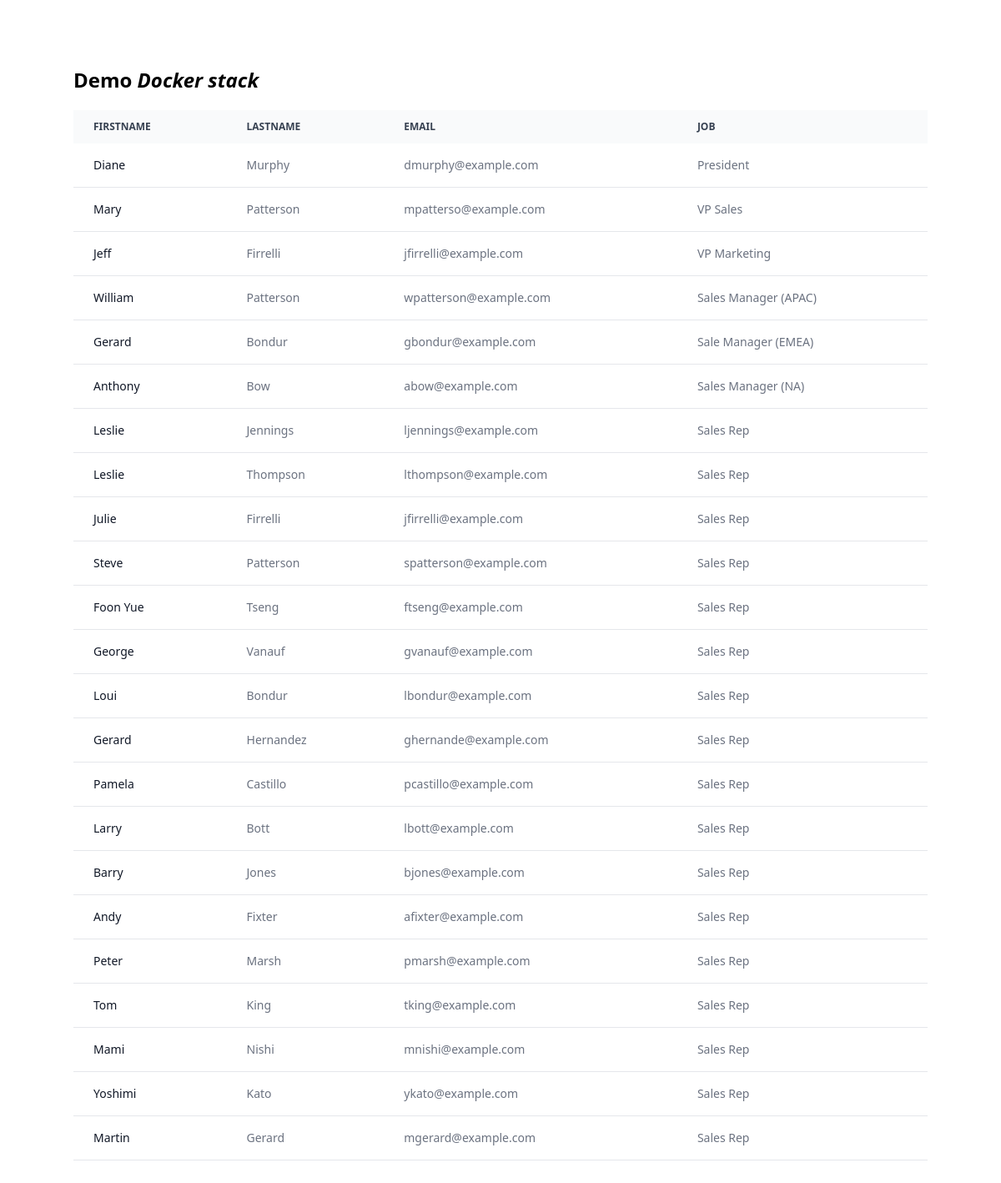
Page /src/demo/index.php on the committed database.
### tables this page shows
CREATE TABLE `employees` (
  `id` int(10) UNSIGNED NOT NULL,
  `id_office` int(10) UNSIGNED NOT NULL,
  `reports_to` int(10) UNSIGNED DEFAULT NULL,
  `first_name` varchar(64) NOT NULL DEFAULT '',
  `last_name` varchar(64) NOT NULL DEFAULT '',
  `email` varchar(255) NOT NULL DEFAULT '',
  `job_title` varchar(64) NOT NULL DEFAULT ''
);

### src/demo/index.php (the view, shortened to what this page needs)
<?php
$con = connect();
$employees = $con->query('SELECT * from employees')->fetchAll(PDO::FETCH_OBJ);
?>
<!DOCTYPE html>
<html lang="en">
<head>
  <script src="https://cdn.tailwindcss.com"></script>
</head>
<body>
  <div class="container mx-auto my-20">
    <div>
      <h1 class="font-bold text-2xl mb-5">Demo <i>Docker stack</i></h1>
    </div>
    <div class="overflow-x-auto relative">
      <table class="w-full text-sm text-left text-gray-500 dark:text-gray-400">
        <thead class="text-xs text-gray-700 uppercase bg-gray-50 dark:bg-gray-700 dark:text-gray-400">
          <tr>
            <th scope="col" class="py-3 px-6">
              Firstname
            </th>
            <th scope="col" class="py-3 px-6">
              Lastname
            </th>
            <th scope="col" class="py-3 px-6">
              Email
            </th>
            <th scope="col" class="py-3 px-6">
              Job
            </th>
          </tr>
        </thead>
        <tbody>
          <?php foreach ($employees as $employee) : ?>
            <tr class="bg-white border-b dark:bg-gray-800 dark:border-gray-700">
              <th scope="row" class="py-4 px-6 font-medium text-gray-900 whitespace-nowrap dark:text-white">
                <?php echo $employee->first_name ?>
              </th>
              <td class="py-4 px-6">
                <?php echo $employee->last_name ?>
              </td>
              <td class="py-4 px-6">
                <?php echo $employee->email ?>
              </td>
              <td class="py-4 px-6">
                <?php echo $employee->job_title ?>
              </td>
            </tr>
          <?php endforeach; ?>
        </tbody>
      </table>
    </div>
  </div>
</body>
</html>

### rows in the picture
employees: first_name "Diane", last_name "Murphy", email "dmurphy@example.com", job_title "President"
employees: first_name "Mary", last_name "Patterson", email "mpatterso@example.com", job_title "VP Sales"
employees: first_name "Jeff", last_name "Firrelli", email "jfirrelli@example.com", job_title "VP Marketing"
employees: first_name "William", last_name "Patterson", email "wpatterson@example.com", job_title "Sales Manager (APAC)"
employees: first_name "Gerard", last_name "Bondur", email "gbondur@example.com", job_title "Sale Manager (EMEA)"
employees: first_name "Anthony", last_name "Bow", email "abow@example.com", job_title "Sales Manager (NA)"
employees: first_name "Leslie", last_name "Jennings", email "ljennings@example.com", job_title "Sales Rep"
employees: first_name "Leslie", last_name "Thompson", email "lthompson@example.com", job_title "Sales Rep"
employees: first_name "Julie", last_name "Firrelli", email "jfirrelli@example.com", job_title "Sales Rep"
employees: first_name "Steve", last_name "Patterson", email "spatterson@example.com", job_title "Sales Rep"
employees: first_name "Foon Yue", last_name "Tseng", email "ftseng@example.com", job_title "Sales Rep"
employees: first_name "George", last_name "Vanauf", email "gvanauf@example.com", job_title "Sales Rep"
employees: first_name "Loui", last_name "Bondur", email "lbondur@example.com", job_title "Sales Rep"
employees: first_name "Gerard", last_name "Hernandez", email "ghernande@example.com", job_title "Sales Rep"
employees: first_name "Pamela", last_name "Castillo", email "pcastillo@example.com", job_title "Sales Rep"
employees: first_name "Larry", last_name "Bott", email "lbott@example.com", job_title "Sales Rep"
employees: first_name "Barry", last_name "Jones", email "bjones@example.com", job_title "Sales Rep"
employees: first_name "Andy", last_name "Fixter", email "afixter@example.com", job_title "Sales Rep"
employees: first_name "Peter", last_name "Marsh", email "pmarsh@example.com", job_title "Sales Rep"
employees: first_name "Tom", last_name "King", email "tking@example.com", job_title "Sales Rep"
employees: first_name "Mami", last_name "Nishi", email "mnishi@example.com", job_title "Sales Rep"
employees: first_name "Yoshimi", last_name "Kato", email "ykato@example.com", job_title "Sales Rep"
employees: first_name "Martin", last_name "Gerard", email "mgerard@example.com", job_title "Sales Rep"
